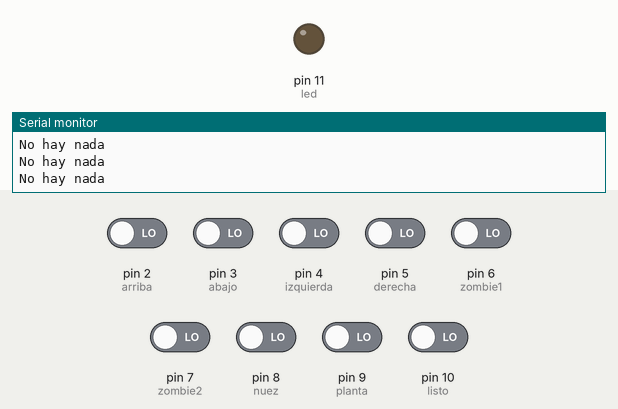
This sketch was run on a simulated Arduino Uno, built with avr-gcc and run on an emulated ATmega328P. Shown: output pins drawn as LEDs (lit = HIGH), the last lines printed to the serial monitor. Dashed ring = blinking. The test bench sets the inputs (shaded band); at power-on: pin 2 (arriba), pin 3 (abajo), pin 4 (izquierda), pin 5 (derecha), pin 6 (zombie1), pin 7 (zombie2), pin 8 (nuez), pin 9 (planta), pin 10 (listo) LOW.

Above: at 1.2 s.
1.3 s: pin 10 (listo) driven HIGH
At 1.8 s:
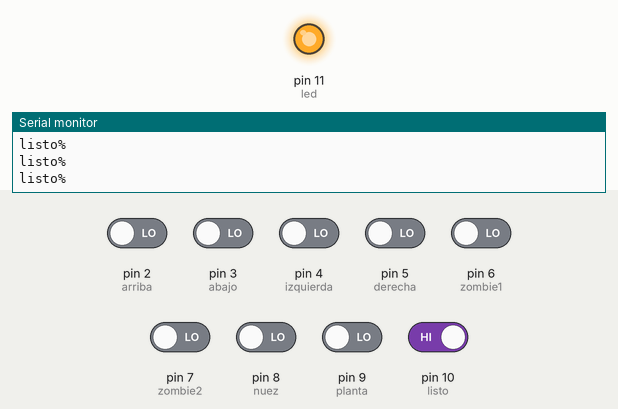
2.8 s: pin 6 (zombie1) driven HIGH
At 2.95 s:
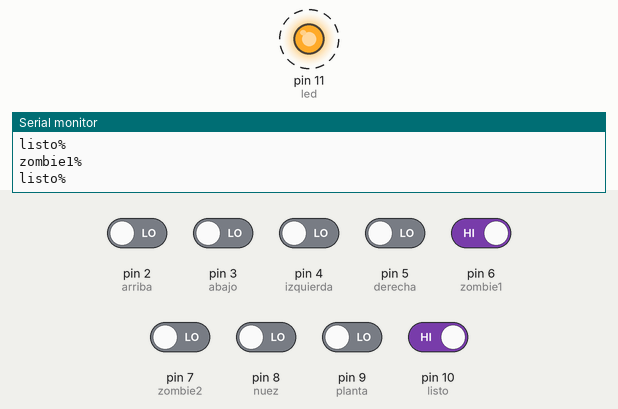
5.8 s: pin 2 (arriba) driven HIGH
At 6.1 s:
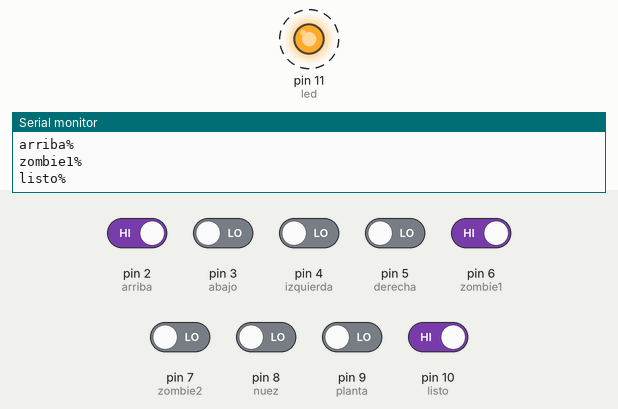
8.8 s: pin 3 (abajo) driven HIGH
At 9.26 s:
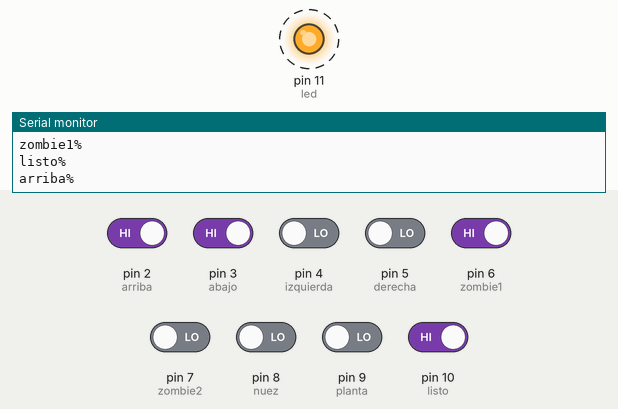
11.8 s: pin 4 (izquierda) driven HIGH
At 12.11 s:
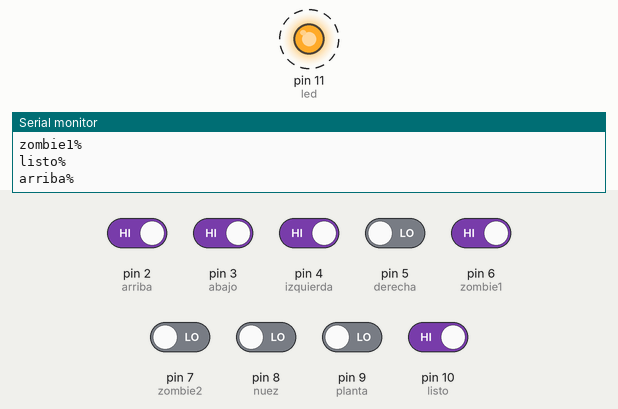
14.8 s: pin 5 (derecha) driven HIGH
Timing chart, 0 to 18.8 s (numbered marks = the images above; inputs shaded):
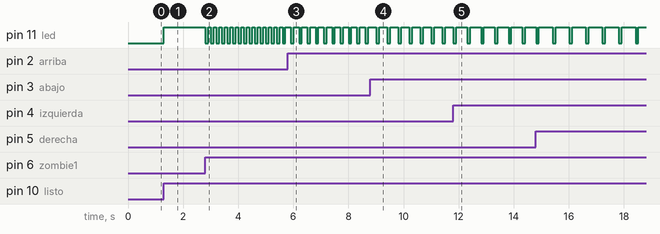

Measured:
- after the input at 1.3 s, pin 11 (led): LOW → HIGH at once
- after the input at 2.8 s, pin 11 (led): alternates HIGH for 0.10 s and LOW for 0.10 s, starting at once
- after the input at 5.8 s, pin 11 (led): alternates HIGH for 0.20 s and LOW for 0.10 s, starting after 0.11 s
- after the input at 8.8 s, pin 11 (led): alternates HIGH for 0.30 s and LOW for 0.10 s, starting after 0.21 s
- after the input at 11.8 s, pin 11 (led): alternates HIGH for 0.40 s and LOW for 0.10 s, starting after 0.51 s

The sketch:

test_proyecto_3.ino
```cpp
//Declare pins
int arriba = 2;
int abajo = 3;
int izquierda = 4;
int derecha = 5;
int planta = 9;
int nuez = 8 ;
int zombie1 = 6;
int zombie2 = 7;
int listo = 10;
int led = 11;


void setup() {
  Serial.begin(9600);
  pinMode(arriba, INPUT);
  pinMode(abajo, INPUT);
  pinMode(izquierda, INPUT);
  pinMode(derecha, INPUT);
  pinMode(planta, INPUT);
  pinMode(nuez, INPUT);
  pinMode(zombie1, INPUT);
  pinMode(zombie2, INPUT);
  pinMode(listo, INPUT);
  pinMode(led,OUTPUT);


}

void loop() {
 //read values from color buttons JOYSTICK
  int arrBtn = digitalRead(arriba);
  int abjBtn = digitalRead(abajo);
  int izqBtn = digitalRead(izquierda);
  int derBtn = digitalRead(derecha);
  // botones
  int pltBtn = digitalRead(planta);
  int nueBtn = digitalRead(nuez);
  int zomb1Btn = digitalRead(zombie1);
  int zomb2Btn = digitalRead(zombie2);
  int listoBtn = digitalRead(listo);


if (arrBtn == HIGH){
  Serial.println("arriba%");
delay(100);
}
if (abjBtn == HIGH){
  Serial.println("abajo%");
delay(100);
}

if (izqBtn == HIGH){
  Serial.println("izquierda%");
delay(100);
}

if (derBtn == HIGH){
  Serial.println("derecha%");
delay(100);
}
if (pltBtn == HIGH){
  Serial.println("planta%");
  digitalWrite(led,LOW);
delay(100);
}
if (nueBtn == HIGH){
  Serial.println("nuez%");
  digitalWrite(led,LOW);
delay(100);
}
if (zomb1Btn == HIGH){
  Serial.println("zombie1%");
  digitalWrite(led,LOW);
delay(100);
}
if (zomb2Btn == HIGH){
  Serial.println("zombie2%");
  digitalWrite(led,LOW);

}
if (listoBtn == HIGH){
  Serial.println("listo%");
  digitalWrite(led,HIGH);
delay(100);
}
else{
  Serial.println("No hay nada");
  delay(100);
}

}
```
